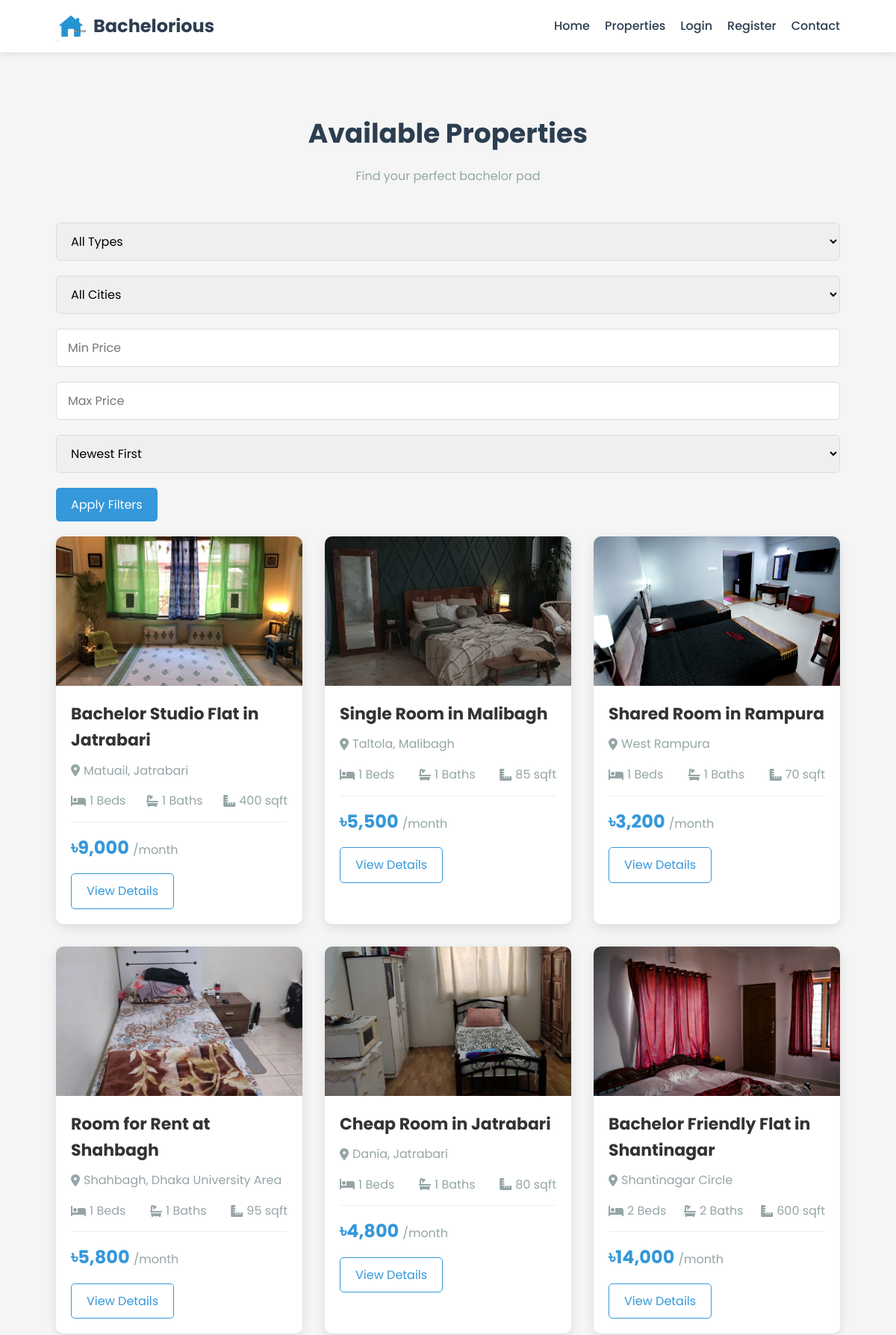
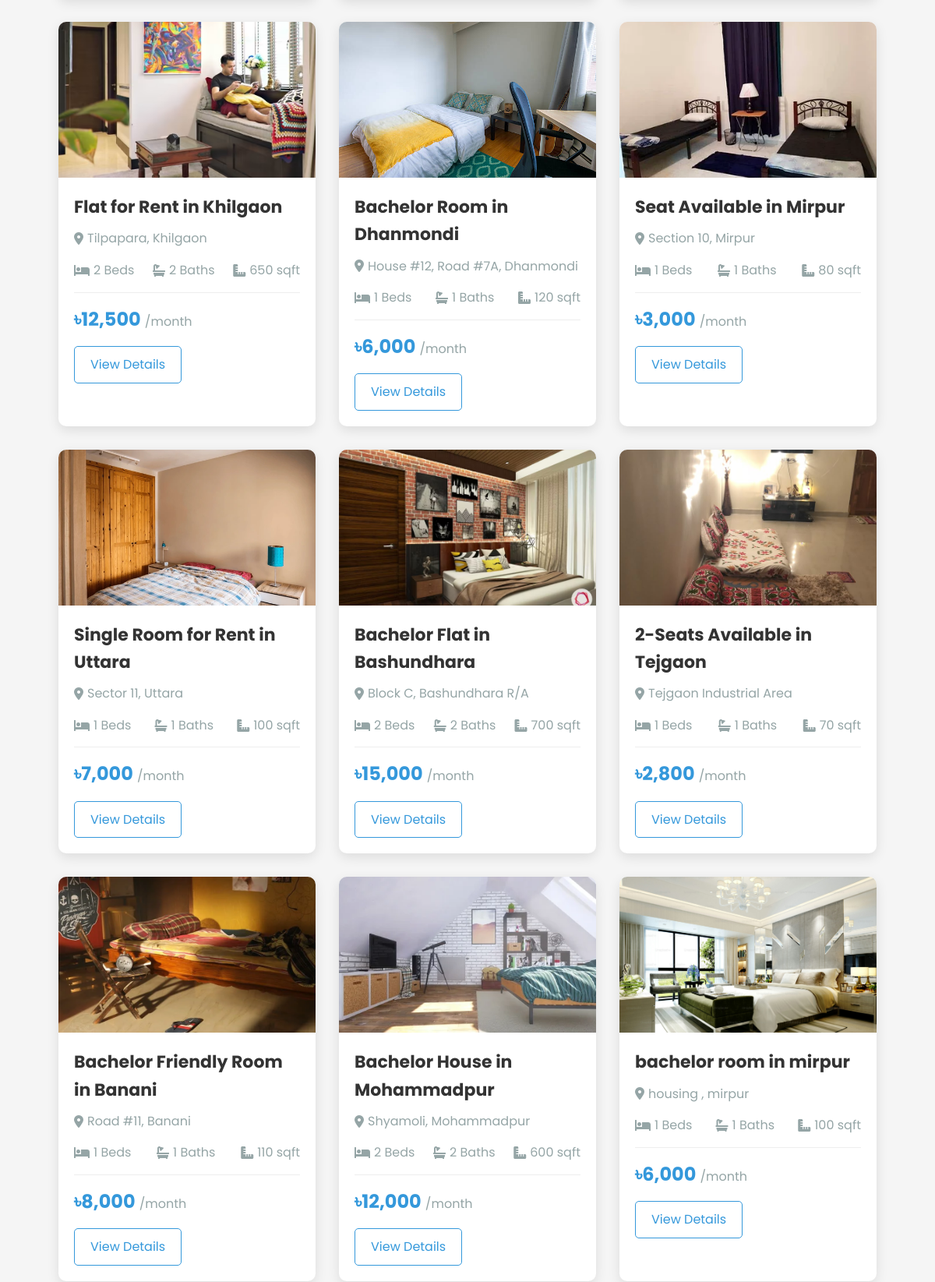
/properties/search.php (upper part), run on the app's committed database (2 pictures, top to bottom).
### tables this page shows
CREATE TABLE properties (
    id INT AUTO_INCREMENT PRIMARY KEY,
    user_id INT NOT NULL,
    title VARCHAR(100) NOT NULL,
    description TEXT NOT NULL,
    type ENUM('house', 'room', 'seat') NOT NULL,
    address TEXT NOT NULL,
    city VARCHAR(50) NOT NULL,
    price DECIMAL(10,2) NOT NULL,
    size INT NOT NULL,
    bedrooms INT DEFAULT 1,
    bathrooms INT DEFAULT 1,
    available_from DATE NOT NULL,
    image_path VARCHAR(255),
    is_approved BOOLEAN DEFAULT FALSE,
    created_at TIMESTAMP DEFAULT CURRENT_TIMESTAMP,
    FOREIGN KEY (user_id) REFERENCES users(id) ON DELETE CASCADE
);

### properties/search.php (the view, shortened to what this page needs)
<?php
$database = new Database();
$conn = $database->getConnection();
$min_price = isset($_GET['min_price']) ? (int)$_GET['min_price'] : 0;
$max_price = isset($_GET['max_price']) ? (int)$_GET['max_price'] : 0;
$sort = isset($_GET['sort']) ? $_GET['sort'] : 'newest';
$query = "SELECT p.*, u.full_name, u.phone
          FROM properties p
          JOIN users u ON p.user_id = u.id
          WHERE p.is_approved = 1";
$params = [];
switch($sort) {
    case 'newest':
    default:
        $query .= " ORDER BY p.created_at DESC";
        break;
}
$stmt = $conn->prepare($query);
$stmt->execute($params);
$properties = $stmt->fetchAll(PDO::FETCH_ASSOC);
require_once '../includes/header.php';
?>
<div class="container">
    <div class="properties">
        <div class="section-title">
            <h2>Available Properties</h2>
            <p>Find your perfect bachelor pad</p>
        </div>
        <div class="search-filters">
            <form id="property-search-form" method="GET" action="search.php">
                <div class="form-row">
                    <div class="form-group">
                        <select name="type" id="type">
                            <option value="">All Types</option>
                        </select>
                    </div>
                    <div class="form-group">
                        <select name="city" id="city">
                            <option value="">All Cities</option>
                        </select>
                    </div>
                    <div class="form-group">
                        <input type="number" name="min_price" id="min_price" placeholder="Min Price" value="<?php echo $min_price > 0 ? $min_price : ''; ?>">
                    </div>
                    <div class="form-group">
                        <input type="number" name="max_price" id="max_price" placeholder="Max Price" value="<?php echo $max_price > 0 ? $max_price : ''; ?>">
                    </div>
                    <div class="form-group">
                        <select name="sort" id="sort-properties">
                            <option value="newest" <?php echo $sort == 'newest' ? 'selected' : ''; ?>>Newest First</option>
                        </select>
                    </div>
                    <div class="form-group">
                        <button type="submit" class="btn">Apply Filters</button>
                    </div>
                </div>
            </form>
        </div>
        <?php if(empty($properties)): ?>
            <div class="alert alert-info">
                <p>No properties found matching your criteria. Try adjusting your search filters.</p>
                <span class="close-alert">&times;</span>
            </div>
        <?php else: ?>
            <div class="property-grid" id="property-grid">
                <?php foreach($properties as $property): ?>
                    <div class="property-card">
                        <div class="property-img">
                            <img src="<?php echo $property['image_path'] ? BASE_URL . $property['image_path'] : BASE_URL . 'assets/images/default-property.jpg'; ?>" alt="<?php echo htmlspecialchars($property['title']); ?>">
                        </div>
                        <div class="property-info">
                            <h3><?php echo htmlspecialchars($property['title']); ?></h3>
                            <p class="location"><i class="fas fa-map-marker-alt"></i> <?php echo htmlspecialchars($property['address']); ?></p>
                            <div class="property-meta">
                                <span><i class="fas fa-bed"></i> <?php echo $property['bedrooms']; ?> Beds</span>
                                <span><i class="fas fa-bath"></i> <?php echo $property['bathrooms']; ?> Baths</span>
                                <span><i class="fas fa-ruler-combined"></i> <?php echo $property['size']; ?> sqft</span>
                            </div>
                            <div class="property-price">
                                ৳<?php echo number_format($property['price']); ?> <span>/month</span>
                            </div>
                            <a href="view.php?id=<?php echo $property['id']; ?>" class="btn btn-outline">View Details</a>
                        </div>
                    </div>
                <?php endforeach; ?>
            </div>
        <?php endif; ?>
    </div>
</div>
<?php require_once '../includes/footer.php'; ?>

### includes/header.php (shortened to what this page needs)
<!DOCTYPE html>
<html lang="en">
<head>
    <link rel="stylesheet" href="https://cdnjs.cloudflare.com/ajax/libs/font-awesome/6.0.0-beta3/css/all.min.css">
    <link rel="stylesheet" href="<?php echo BASE_URL; ?>assets/css/style.css">
    <link rel="stylesheet" href="<?php echo BASE_URL; ?>assets/css/responsive.css">
    <link rel="icon" type="image/x-icon" href="assets/images/favicon.png"></head>
</head>
<body>
    <header class="header">
        <div class="container">
            <div class="logo">
                <a href="<?php echo BASE_URL; ?>">
                    <img src="<?php echo BASE_URL; ?>assets/images/logo.png" alt="Bachelorious Logo">
                    <span>Bachelorious</span>
                </a>
            </div>
            <nav class="navbar">
                <ul>
                    <li><a href="<?php echo BASE_URL; ?>">Home</a></li>
                    <li><a href="<?php echo BASE_URL; ?>properties/search.php">Properties</a></li>
                    <?php if(isset($_SESSION['user_id'])): ?>
                        <li><a href="<?php echo BASE_URL; ?>profile.php">Profile</a></li>
                        <?php if($_SESSION['user_type'] == 'owner'): ?>
                            <li><a href="<?php echo BASE_URL; ?>properties/add.php">Add Property</a></li>
                        <?php endif; ?>
                        <li><a href="<?php echo BASE_URL; ?>auth/logout.php">Logout</a></li>
                    <?php else: ?>
                        <li><a href="<?php echo BASE_URL; ?>auth/login.php">Login</a></li>
                        <li><a href="<?php echo BASE_URL; ?>auth/register.php">Register</a></li>
                    <?php endif; ?>
                    <li><a href="<?php echo BASE_URL; ?>contact.php">Contact</a></li>
                </ul>
            </nav>
        </div>
    </header>

### includes/footer.php (shortened to what this page needs)
</body>
</html>

### assets/css/style.css (style rules this page uses)
:root { --primary-color: #3498db; --secondary-color: #2980b9; --dark-color: #2c3e50; --light-color: #ecf0f1; --success-color: #2ecc71; --danger-color: #e74c3c; --warning-color: #f39c12; --gray-color: #95a5a6; }
* { margin: 0; padding: 0; box-sizing: border-box; font-family: 'Poppins', sans-serif; }
body { background-color: #f5f5f5; color: #333; line-height: 1.6; }
.container { width: 90%; max-width: 1200px; margin: 0 auto; padding: 0 15px; }
a { text-decoration: none; color: var(--primary-color); transition: all 0.3s ease; }
.btn { display: inline-block; padding: 10px 20px; background-color: var(--primary-color); color: white; border: none; border-radius: 5px; cursor: pointer; transition: all 0.3s ease; font-size: 16px; }
.btn-outline { background-color: transparent; border: 1px solid var(--primary-color); color: var(--primary-color); }
.header { background-color: white; box-shadow: 0 2px 10px rgba(0, 0, 0, 0.1); position: sticky; top: 0; z-index: 1000; padding: 15px 0; }
.header .container { display: flex; justify-content: space-between; align-items: center; }
.logo a { display: flex; align-items: center; font-size: 24px; font-weight: 700; color: var(--dark-color); }
.logo img { height: 40px; margin-right: 10px; }
.navbar ul { display: flex; list-style: none; }
.navbar ul li { margin-left: 20px; }
.navbar ul li a { color: var(--dark-color); font-weight: 500; }
.section-title { text-align: center; margin-bottom: 50px; }
.section-title h2 { font-size: 36px; color: var(--dark-color); margin-bottom: 15px; }
.section-title p { color: var(--gray-color); max-width: 700px; margin: 0 auto; }
.properties { padding: 80px 0; }
.property-grid { display: grid; grid-template-columns: repeat(auto-fill, minmax(300px, 1fr)); gap: 30px; }
.property-card { background-color: white; border-radius: 10px; overflow: hidden; box-shadow: 0 5px 15px rgba(0, 0, 0, 0.1); transition: all 0.3s ease; }
.property-img { height: 200px; overflow: hidden; }
.property-img img { width: 100%; height: 100%; object-fit: cover; transition: all 0.5s ease; }
.property-info { padding: 20px; }
.property-info h3 { font-size: 22px; margin-bottom: 10px; }
.property-info p.location { color: var(--gray-color); margin-bottom: 15px; display: flex; align-items: center; }
.property-info p.location i { margin-right: 5px; }
.property-meta { display: flex; justify-content: space-between; margin-bottom: 15px; padding-bottom: 15px; border-bottom: 1px solid #eee; }
.property-meta span { display: flex; align-items: center; color: var(--gray-color); }
.property-meta span i { margin-right: 5px; }
.property-price { font-size: 24px; font-weight: 700; color: var(--primary-color); margin-bottom: 15px; }
.property-price span { font-size: 16px; font-weight: 400; color: var(--gray-color); }
.form-group { margin-bottom: 20px; }
.form-group input, .form-group select, .form-group textarea { width: 100%; padding: 12px 15px; border: 1px solid #ddd; border-radius: 5px; font-size: 16px; transition: all 0.3s ease; }

### data on the page
properties: image_path (picture), title "Bachelor Studio Flat in Jatrabari", address "Matuail, Jatrabari", bedrooms "1", bathrooms "1", size "400", price "9,000"
properties: image_path (picture), title "Single Room in Malibagh", address "Taltola, Malibagh", bedrooms "1", bathrooms "1", size "85", price "5,500"
properties: image_path (picture), title "Shared Room in Rampura", address "West Rampura", bedrooms "1", bathrooms "1", size "70", price "3,200"
properties: image_path (picture), title "Room for Rent at Shahbagh", address "Shahbagh, Dhaka University Area", bedrooms "1", bathrooms "1", size "95", price "5,800"
properties: image_path (picture), title "Cheap Room in Jatrabari", address "Dania, Jatrabari", bedrooms "1", bathrooms "1", size "80", price "4,800"
properties: image_path (picture), title "Bachelor Friendly Flat in Shantinagar", address "Shantinagar Circle", bedrooms "2", bathrooms "2", size "600", price "14,000"
properties: image_path (picture), title "Flat for Rent in Khilgaon", address "Tilpapara, Khilgaon", bedrooms "2", bathrooms "2", size "650", price "12,500"
properties: image_path (picture), title "Bachelor Room in Dhanmondi", address "House #12, Road #7A, Dhanmondi", bedrooms "1", bathrooms "1", size "120", price "6,000"
properties: image_path (picture), title "Seat Available in Mirpur", address "Section 10, Mirpur", bedrooms "1", bathrooms "1", size "80", price "3,000"
properties: image_path (picture), title "Single Room for Rent in Uttara", address "Sector 11, Uttara", bedrooms "1", bathrooms "1", size "100", price "7,000"
properties: image_path (picture), title "Bachelor Flat in Bashundhara", address "Block C, Bashundhara R/A", bedrooms "2", bathrooms "2", size "700", price "15,000"
properties: image_path (picture), title "2-Seats Available in Tejgaon", address "Tejgaon Industrial Area", bedrooms "1", bathrooms "1", size "70", price "2,800"
properties: image_path (picture), title "Bachelor Friendly Room in Banani", address "Road #11, Banani", bedrooms "1", bathrooms "1", size "110", price "8,000"
properties: image_path (picture), title "Bachelor House in Mohammadpur", address "Shyamoli, Mohammadpur", bedrooms "2", bathrooms "2", size "600", price "12,000"
properties: image_path (picture), title "bachelor room in mirpur", address "housing , mirpur", bedrooms "1", bathrooms "1", size "100", price "6,000"
